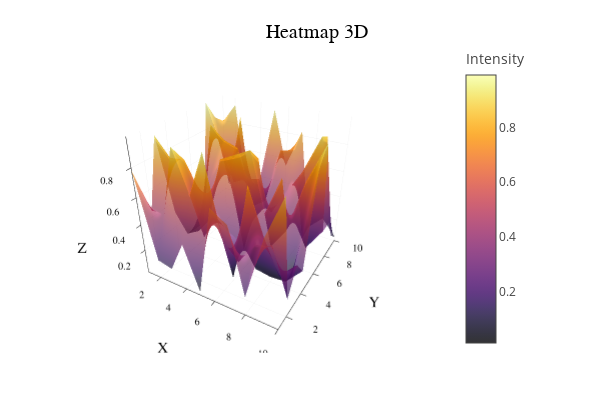

This figure's notebook cell:
### Code cell
using Plots
using PlotlyJS

# Générer des données aléatoires pour la heatmap
x = 1:10
y = 1:10
z = rand(10, 10)  # Matrice de valeurs aléatoires

# Utilisation du backend PlotlyJS
plotlyjs()

# Créer la heatmap 3D
surface(x, y, z, opacity=0.8, colorbar_title="Intensity", xlabel="X", ylabel="Y", zlabel="Z", title="Heatmap 3D")

### Figure 1 — Plotly figure (JSON) as saved in the notebook; plotly's stock layout.template omitted (floating-point values rounded to 4 significant figures; data arrays with more than 128 entries replaced by an {"elided": "..."} marker saying what was removed)
{"data": [{"cmax": 0.9926, "cmin": 0.01169, "colorbar": {"len": 0.8657, "title": {"text": "Intensity"}, "x": 0.7605, "y": 0.5087}, "colorscale": {"elided": "256x2 mixed values"}, "name": "y1", "opacity": 0.8, "scene": "scene", "showlegend": false, "showscale": true, "type": "surface", "x": [1, 2, 3, 4, 5, 6, 7, 8, 9, 10], "xaxis": "x", "y": [1, 2, 3, 4, 5, 6, 7, 8, 9, 10], "yaxis": "y", "z": [[0.7808, 0.1589, 0.1332, 0.3687, 0.03947, 0.6952, 0.622, 0.1557, 0.6106, 0.8982], [0.4488, 0.4646, 0.9371, 0.6605, 0.9543, 0.4142, 0.2907, 0.4622, 0.4934, 0.1529], [0.9286, 0.8042, 0.8161, 0.2862, 0.4735, 0.03441, 0.7658, 0.4471, 0.1997, 0.3281], [0.3164, 0.4, 0.5804, 0.5135, 0.309, 0.2629, 0.07618, 0.05699, 0.06437, 0.2008], [0.0638, 0.1259, 0.2612, 0.7586, 0.8122, 0.8664, 0.4528, 0.7371, 0.02668, 0.8543], [0.0477, 0.4236, 0.6177, 0.5869, 0.01169, 0.771, 0.1173, 0.2866, 0.6943, 0.9573], [0.03989, 0.8846, 0.7927, 0.7568, 0.1884, 0.3569, 0.3603, 0.3369, 0.1183, 0.2986], [0.9926, 0.7107, 0.4154, 0.4693, 0.4997, 0.2472, 0.4472, 0.6394, 0.9066, 0.2969], [0.8554, 0.3154, 0.895, 0.1765, 0.2611, 0.7056, 0.7295, 0.0143, 0.8704, 0.125], [0.7967, 0.9379, 0.2138, 0.3664, 0.9535, 0.5437, 0.8323, 0.06086, 0.178, 0.04608]], "zaxis": "z", "zmax": 0.9926, "zmin": 0.01169}], "layout": {"annotations": [{"font": {"color": "rgba(0, 0, 0, 1)", "family": "sans-serif", "size": 20}, "rotation": 0, "showarrow": false, "text": "Heatmap 3D", "x": 0.5275, "xanchor": "center", "xref": "paper", "y": 1, "yanchor": "top", "yref": "paper"}], "height": 400, "legend": {"bgcolor": "rgba(255, 255, 255, 1.000)", "bordercolor": "rgba(0, 0, 0, 1)", "borderwidth": 1, "font": {"color": "rgba(0, 0, 0, 1)", "family": "sans-serif", "size": 11}, "title": {"font": {"color": "rgba(0, 0, 0, 1)", "family": "sans-serif", "size": 15}, "text": ""}, "tracegroupgap": 0, "traceorder": "normal", "x": 1, "xanchor": "auto", "y": 1, "yanchor": "auto"}, "margin": {"b": 20, "l": 0, "r": 0, "t": 20}, "paper_bgcolor": "rgba(255, 255, 255, 1.000)", "plot_bgcolor": "rgba(255, 255, 255, 1.000)", "scene": {"aspectmode": "auto", "aspectratio": {"x": 1, "y": 1, "z": 1}, "camera": {"center": {"x": 0, "y": 0, "z": 0}, "eye": {"x": 1.099, "y": -1.903, "z": 1.269}, "projection": {"type": "perspective"}, "up": {"x": 0, "y": 0, "z": 1}}, "domain": {"x": [0.06165, 0.7605], "y": [0.07581, 0.9415]}, "xaxis": {"gridcolor": "rgba(0, 0, 0, 0.1)", "gridwidth": 0.5, "linecolor": "rgba(0, 0, 0, 1)", "mirror": false, "range": [1, 10], "showgrid": true, "showline": true, "showticklabels": true, "tickangle": 0, "tickcolor": "rgb(0, 0, 0)", "tickfont": {"color": "rgba(0, 0, 0, 1)", "family": "sans-serif", "size": 11}, "tickmode": "array", "ticks": "inside", "ticktext": ["2", "4", "6", "8", "10"], "tickvals": [2, 4, 6, 8, 10], "title": {"font": {"color": "rgba(0, 0, 0, 1)", "family": "sans-serif", "size": 15}, "text": "X"}, "type": "linear", "visible": true, "zeroline": false, "zerolinecolor": "rgba(0, 0, 0, 1)"}, "yaxis": {"gridcolor": "rgba(0, 0, 0, 0.1)", "gridwidth": 0.5, "linecolor": "rgba(0, 0, 0, 1)", "mirror": false, "range": [1, 10], "showgrid": true, "showline": true, "showticklabels": true, "tickangle": 0, "tickcolor": "rgb(0, 0, 0)", "tickfont": {"color": "rgba(0, 0, 0, 1)", "family": "sans-serif", "size": 11}, "tickmode": "array", "ticks": "inside", "ticktext": ["2", "4", "6", "8", "10"], "tickvals": [2, 4, 6, 8, 10], "title": {"font": {"color": "rgba(0, 0, 0, 1)", "family": "sans-serif", "size": 15}, "text": "Y"}, "type": "linear", "visible": true, "zeroline": false, "zerolinecolor": "rgba(0, 0, 0, 1)"}, "zaxis": {"gridcolor": "rgba(0, 0, 0, 0.1)", "gridwidth": 0.5, "linecolor": "rgba(0, 0, 0, 1)", "mirror": false, "range": [0.01169, 0.9926], "showgrid": true, "showline": true, "showticklabels": true, "tickangle": 0, "tickcolor": "rgb(0, 0, 0)", "tickfont": {"color": "rgba(0, 0, 0, 1)", "family": "sans-serif", "size": 11}, "tickmode": "array", "ticks": "inside", "ticktext": ["0.2", "0.4", "0.6", "0.8"], "tickvals": [0.2, 0.4, 0.6, 0.8], "title": {"font": {"color": "rgba(0, 0, 0, 1)", "family": "sans-serif", "size": 15}, "text": "Z"}, "type": "linear", "visible": true, "zeroline": false, "zerolinecolor": "rgba(0, 0, 0, 1)"}}, "showlegend": true, "width": 600}}
